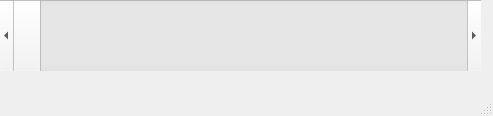
<?xml version="1.0" encoding="UTF-8"?>
<ui version="4.0">
 <class>MainWindow</class>
 <widget class="QMainWindow" name="MainWindow">
  <property name="geometry">
   <rect>
    <x>0</x>
    <y>0</y>
    <width>493</width>
    <height>116</height>
   </rect>
  </property>
  <property name="windowTitle">
   <string>MainWindow</string>
  </property>
  <widget class="QWidget" name="centralwidget">
   <widget class="QScrollBar" name="horizontalScrollBar">
    <property name="geometry">
     <rect>
      <x>0</x>
      <y>0</y>
      <width>481</width>
      <height>71</height>
     </rect>
    </property>
    <property name="maximum">
     <number>100</number>
    </property>
    <property name="pageStep">
     <number>5</number>
    </property>
    <property name="value">
     <number>0</number>
    </property>
    <property name="orientation">
     <enum>Qt::Horizontal</enum>
    </property>
   </widget>
  </widget>
  <widget class="QMenuBar" name="menubar">
   <property name="geometry">
    <rect>
     <x>0</x>
     <y>0</y>
     <width>493</width>
     <height>22</height>
    </rect>
   </property>
  </widget>
  <widget class="QStatusBar" name="statusbar"/>
 </widget>
 <resources/>
 <connections/>
</ui>
